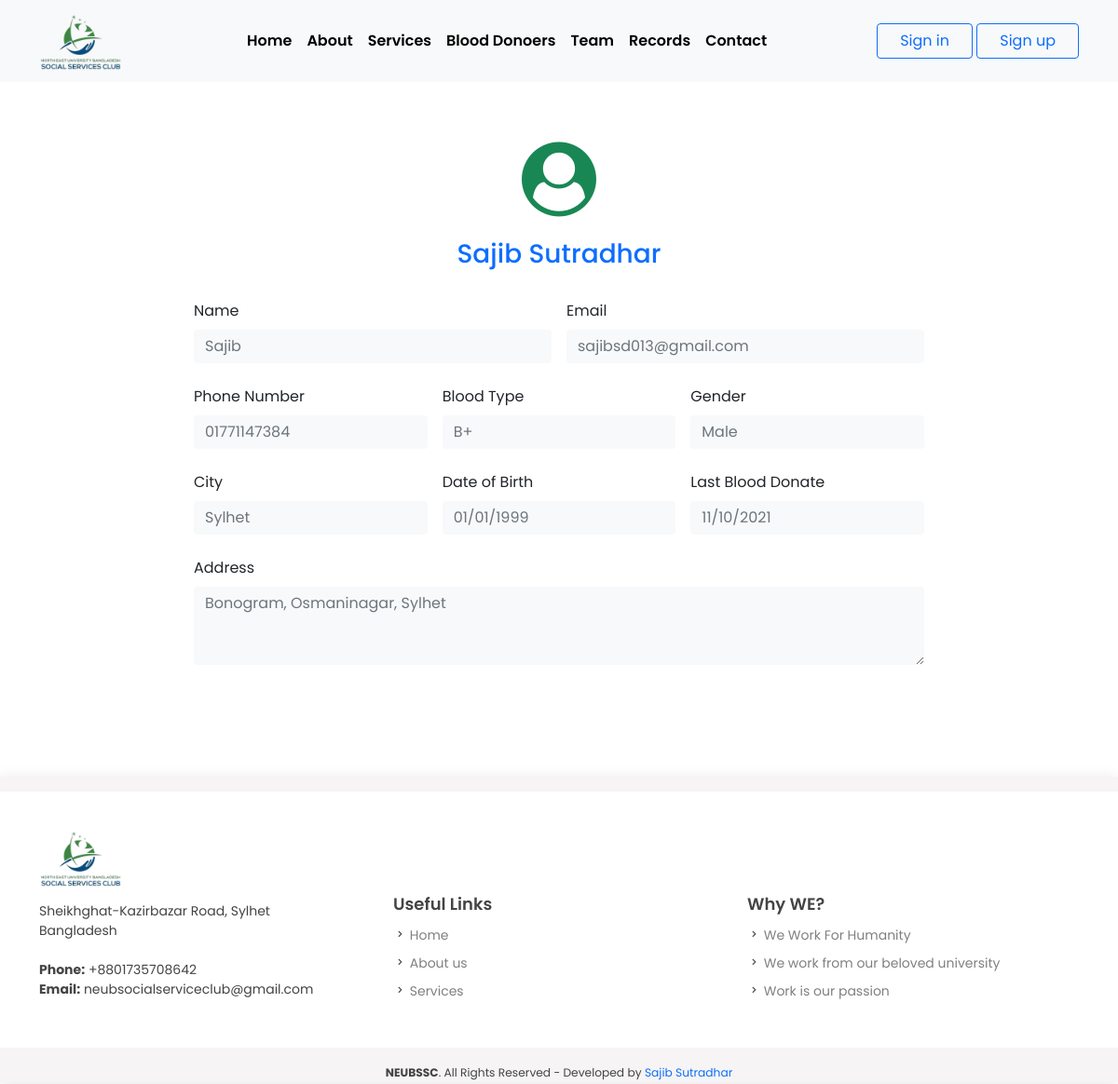
Page /blood_app/donor/1/ on the committed database.
### blood_app/models.py (models this page shows)
class Blood_donor(models.Model):
    gender_l = (
        ("Male", "Male"),
        ("Female", "Female"),
        ("Others", "Others")
    )
    b_type = (
        ("A+", "A+"),
        ("A-", "A-"),
        ("B+", "B+"),
        ("B-", "B-"),
        ("AB+", "AB+"),
        ("AB-", "AB-"),
        ("O+", "O+"),
        ("O-", "O-")
    )
    district_l = (
        ('B.baria', 'B.baria'),
        ('Bagerhat', 'Bagerhat'),
        ('Bandarban', 'Bandarban'),
        ('Barguna', 'Barguna'),
        ('Barishal', 'Barishal'),
        ('Bhola', 'Bhola'),
        ('Bogura', 'Bogura'),
        ('C. nawabganj', 'C. nawabganj'),
        ('Chandpur', 'Chandpur'),
        ('Chattogram', 'Chattogram'),
        ('Chuadanga', 'Chuadanga'),
        ("Cox's bazar", "Cox's bazar"),
        ('Cumilla', 'Cumilla'),
        ('Dhaka', 'Dhaka'),
        ('Dinajpur', 'Dinajpur'),
        ('Faridpur', 'Faridpur'),
        ('Feni', 'Feni'),
        ('Gaibandha', 'Gaibandha'),
        ('Gazipur', 'Gazipur'),
        ('Gopalganj', 'Gopalganj'),
        ('Habiganj', 'Habiganj'),
        ('Jamalpur', 'Jamalpur'),
        ('Jashore', 'Jashore'),
        ('Jhalokathi', 'Jhalokathi'),
        ('Jhenaidah', 'Jhenaidah'),
        ('Joypurhat', 'Joypurhat'),
        ('Khagrachari', 'Khagrachari'),
        ('Khulna', 'Khulna'),
        ('Kishoreganj', 'Kishoreganj'),
        ('Kurigram', 'Kurigram'),
        ('Kushtia', 'Kushtia'),
        ('Lalmonirhat', 'Lalmonirhat'),
        ('Laxmipur', 'Laxmipur'),
        ('Madaripur', 'Madaripur'),
        ('Magura', 'Magura'),
        ('Manikganj', 'Manikganj'),
        ('Meherpur', 'Meherpur'),
        ('Moulvibazar', 'Moulvibazar'),
        ('Munshiganj', 'Munshiganj'),
        ('Mymensingh', 'Mymensingh'),
        ('Naogaon', 'Naogaon'),
        ('Narail', 'Narail'),
        ('Narayanganj', 'Narayanganj'),
        ('Narshingdi', 'Narshingdi'),
        ('Natore', 'Natore'),
        ('Netrokona', 'Netrokona'),
        ('Nilphamari', 'Nilphamari'),
        ('Noakhali', 'Noakhali'),
        ('Pabna', 'Pabna'),
        ('Panchagarh', 'Panchagarh'),
        ('Patuakhali', 'Patuakhali'),
        ('Pirojpur', 'Pirojpur'),
        ('Rajbari', 'Rajbari'),
        ('Rajshahi', 'Rajshahi'),
        ('Rangamati', 'Rangamati'),
        ('Rangpur', 'Rangpur'),
        ('Satkhira', 'Satkhira'),
        ('Shariatpur', 'Shariatpur'),
        ('Sherpur', 'Sherpur'),
        ('Sirajganj', 'Sirajganj'),
        ('Sunamganj', 'Sunamganj'),
        ('Sylhet', 'Sylhet'),
        ('Tangail', 'Tangail'),
        ('Thakurgaon', 'Thakurgaon')
    )
    name = models.CharField(max_length=122)
    email = models.EmailField()
    phone = models.CharField(max_length=122)
    blood_type = models.CharField(choices=b_type, max_length=12)
    gender = models.CharField(choices=gender_l, max_length=122)
    district = models.CharField(choices=district_l, max_length=122,null=True)
    date_of_birth = models.DateField(auto_now=False, auto_now_add=False)
    last_donate = models.DateField(blank=True, null=True)
    address = models.TextField()

### blood_app/views.py (the view)
# urls.py: path('donor/<int:donor_id>/', views.donor_profile, name="donor_profile"),
def donor_profile(request, donor_id):
    donor= Blood_donor.objects.get(pk=donor_id)
    diction= {
        "data": donor
    }
    return render(request, "blood/donor_profile.html", context=diction)

### accounts/forms.py
class Sign_in(forms.Form):
    email = forms.EmailField(widget=forms.EmailInput(
        attrs={
            'placeholder': "Enter your email",
            'class': 'form-control mb-3',
        }
    ))
    date_of_birth = forms.DateField(widget=forms.DateInput(
        attrs={
            'class': 'form-control mb-3', 'placeholder': 'Select a Date', 'type': 'date'
        }
    ))

class user_rei_form(forms.ModelForm):
    class Meta:
        model = Blood_donor
        fields = "__all__"
        widgets = {
            'name': forms.TextInput(attrs={'placeholder': "Enter your name", 'class': 'form-control'}),
            'email': forms.EmailInput(attrs={'placeholder': "Enter your email", 'class': 'form-control'}),
            'phone': forms.NumberInput(attrs={'placeholder': 'Enter your phone number', 'class': 'form-control'}),
            'district': forms.Select(attrs={'class': 'form-select'}),
            'blood_type': forms.Select(attrs={'class': 'form-select'}),
            'gender': forms.Select(attrs={'class': 'form-select'}),
            'date_of_birth': forms.DateInput(attrs={'class': 'form-control', 'placeholder': 'Select a Date', 'type': 'date'}),
            'last_donate': forms.DateInput(attrs={'class': 'form-control', 'type': 'date'}),
            'address': forms.Textarea(attrs={'cols': 40, 'rows': 3, 'class': 'form-control'}),
        }

### home/context_preprocessors.py (called while the page is built)
def add_var_to_context(request):
    sign_in = Sign_in()
    search_donor = Search_donor()
    blood_donor_form = user_rei_form()
    current_committee = Committee_list.objects.all().filter(active=True)
    team = Team.objects.all()
    donor = Blood_donor.objects.all()
    return{
        "login_form": sign_in,
        "members" : team,
        "blood_donor_form": blood_donor_form,
        "current_committee": current_committee,
        "list": donor,
        "search_donor": search_donor,
    }

### templates/blood/donor_profile.html (shortened to what this page needs)
{% extends 'base.html' %}
{% block body %}
<section class='py-5'>
    <div class="py-5 container">
        <h1 class=" text-center pt-5" id=""><i class="fa fa-user-circle text-success h1 display-1"></i></h1>
        <h4 class="text-center pb-2"><span class="text-primary h3">{{data.name}}</span></h4>
        <div class="">
            <form name="blood_regi_form" class="row g-3 _blood_regi_modal" method='post' action="/profile" >
                <div class="col-sm-6 ">
                    <label for="first_name" class="form-label">Name</label>
                    <div class="input-group mb-2">
                        <input type="text" class="form-control  border-0 text-muted  bg-light" name="first_name" id="first_name" value={{data.name}} disabled required>
                      </div>
                </div>
                <div class="col-sm-6 ">
                    <label for="first_name" class="form-label">Email</label>
                    <div class="input-group mb-2">
                        <input type="text" class="form-control  border-0 text-muted  bg-light" name="email" id="email" value={{data.email}} disabled required>
                      </div>
                </div>
                <div class="col-sm-4 ">
                    <label for="first_name" class="form-label">Phone Number</label>
                    <div class="input-group mb-2">
                        <input type="number" class="form-control border-0 text-muted  bg-light" name="phone" id="phone"
                        value={% if data.gender == "Male" %}
                                {{data.phone}}
                            {% endif %}
                        disabled required>
                      </div>
                </div>
                <div class="col-sm-4 ">
                    <label for="first_name" class="form-label">Blood Type</label>
                    <div class="input-group mb-2">
                        <input type="text" class="form-control  border-0 text-muted  bg-light" name="blood_type" id="blood_type" value={{data.blood_type}} disabled required>
                      </div>
                </div>
                <div class="col-sm-4 ">
                    <label for="first_name" class="form-label">Gender</label>
                    <div class="input-group mb-2">
                        <input type="text" class="form-control  border-0 text-muted  bg-light" name="gender" id="gender"
                        value={{data.gender}}
                        disabled required>
                      </div>
                </div>
                <div class="col-sm-4 ">
                    <label for="first_name" class="form-label">City</label>
                    <div class="input-group mb-2">
                        <input type="text" class="form-control  border-0 text-muted  bg-light " name="city" id="city" value={{data.district}} disabled required>
                      </div>
                </div>
                <div class="col-sm-4 ">
                    <label for="first_name" class="form-label">Date of Birth</label>
                    <div class="input-group mb-2">
                        <input type="text" class="form-control  border-0 text-muted  bg-light" name="date_of_birth" id="date_of_birth" value={{data.date_of_birth|date:"SHORT_DATE_FORMAT"}}  disabled required>
                      </div>
                </div>
                <div class="col-sm-4 ">
                    <label for="first_name" class="form-label">Last Blood Donate</label>
                    <div class="input-group mb-2">
                        <input type="text" class="form-control  border-0 text-muted  bg-light" name="last_donate" id="last_donate" value={% if data.last_donate %}{{data.last_donate|date:"SHORT_DATE_FORMAT"}}{% else %}"N/A"{% endif %}  disabled required>
                      </div>
                </div>
                <div class="col-sm-12 ">
                    <label for="first_name" class="form-label">Address</label>
                    <div class="input-group mb-2">
                        <textarea name="" id="address" cols="30" rows="3" class="form-control  border-0 text-muted  bg-light" disabled required>{{data.address}}</textarea>
                      </div>
                </div>
            </form>
        </div>
    </div>
</section>
{% endblock body %};

### static/assets/css/style.css (style rules this page uses)
* { margin: 0; padding: 0; }
body { min-height: 100vh; scroll-behavior: smooth; font-family: "Poppins", sans-serif; }
._blood_regi_modal { max-width: 800px; margin: auto; }

### rows in the picture
Blood_donor: name "Sajib Sutradhar", email "sajibsd013@gmail.com", phone "01771147384", blood_type "B+", gender "Male", city "Sylhet", date_of_birth "01/01/1999", last_donate "11/10/2021", address "Bonogram, Osmaninagar, Sylhet"
